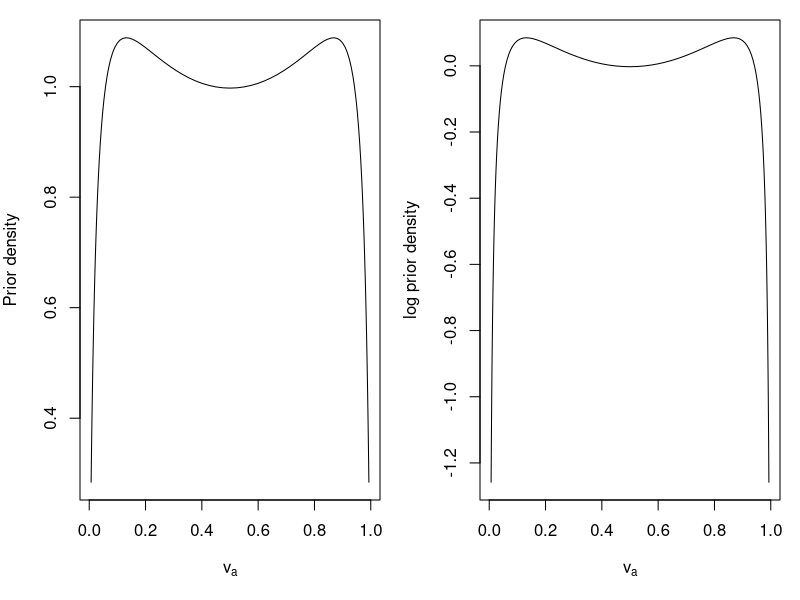
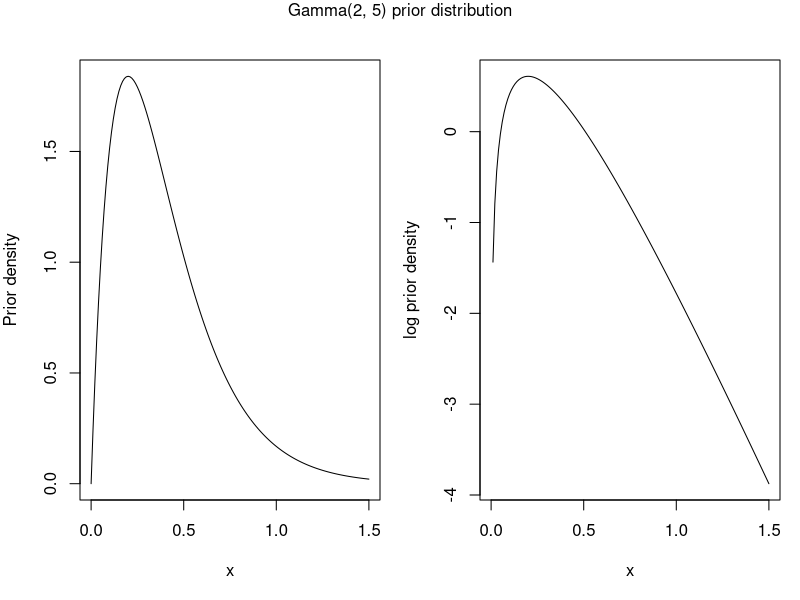

These charts were generated, in order, by the following R code:
## ---- chunk 1
knitr::opts_chunk$set(
  collapse = TRUE,
  comment = "#>"
)
library(dplyr)
## ---- chunk 2
param_cm <- read.csv("tables/glossary_conditioning.csv") %>%
  mutate(Name = paste0("$", Name, "$"))
knitr::kable(param_cm)
## ---- chunk 3
x <- seq(-5, 5, 0.1)
f_x <- dnorm(x, 0, 1.6)

y <- plogis(x)
g_y <- f_x /(y * (1 - y)) # Prior density with Jacobian transformation

par(mfcol = c(1, 2), mar = c(5, 4, 1, 1))
plot(y, g_y, type = 'l', xlab = expression(v[a]), ylab = "Prior density")
plot(y, log(g_y), type = 'l', xlab = expression(v[a]), ylab = "log prior density")
## ---- chunk 4
x <- seq(0, 1.5, 0.01)
f_x <- dgamma(x, 2, scale = 1/5)

#x[which.max(f_x)] # Prior mode at 0.2

par(mfcol = c(1, 2), mar = c(5, 4, 1, 1), oma = c(0, 0, 2, 0))
plot(x, f_x, type = "l", ylab = "Prior density")
plot(x, log(f_x), type = "l", ylab = "log prior density")
mtext("Gamma(2, 5) prior distribution", outer = TRUE, line = 1)
